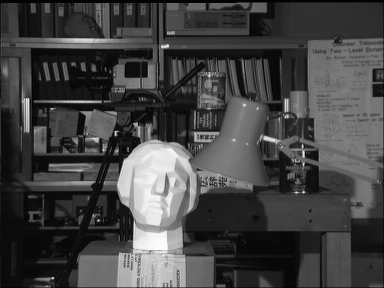
#> input picture 三维重建/tsukuba_l.png, 384 x 288 px
$ python NCC.py   (older library calls are emulated)
#> lines starting #> are read from the running program, lines starting #| are printed output that depends on the picture
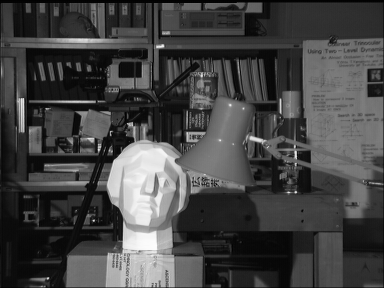
#> input picture 三维重建/tsukuba_r.png, 384 x 288 px
# -*- coding: utf-8 -*-
from PIL import Image
from pylab import *
import cv2
from numpy import *
from numpy.ma import array
import scipy.ndimage
def plane_sweep_ncc(im_l,im_r,start,steps,wid):
    """ 使用归一化的互相关计算视差图像 """
#> called with start = 4, steps = 12, wid = 9
    m,n = im_l.shape
#> m = 288; n = 384
    # 保存不同求和值的数组
    mean_l = zeros((m,n))
    mean_r = zeros((m,n))
    s = zeros((m,n))
    s_l = zeros((m,n))
    s_r = zeros((m,n))
    # 保存深度平面的数组
    dmaps = zeros((m,n,steps))
    # 计算图像块的平均值
    scipy.ndimage.uniform_filter(im_l,wid,mean_l)
    scipy.ndimage.uniform_filter(im_r,wid,mean_r)
    # 归一化图像
    norm_l = im_l - mean_l
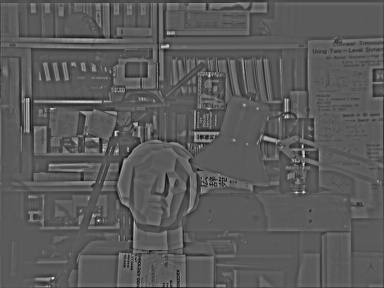
#> norm_l: shape (288, 384) float64; min -103.4, max 187.8, mean 0; drawn with min black and max white
    norm_r = im_r - mean_r
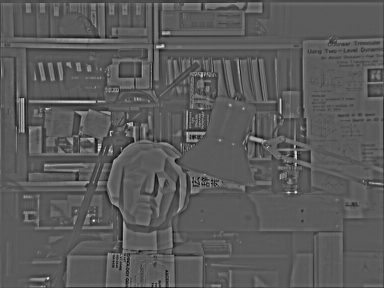
#> norm_r: shape (288, 384) float64; min -101.9, max 184.4, mean 0; drawn with min black and max white
    # 尝试不同的视差
    for displ in range(steps):
        # 将左边图像移动到右边，计算加和
        scipy.ndimage.uniform_filter(np.roll(norm_l, -displ - start) * norm_r, wid, s) # 和归一化
        scipy.ndimage.uniform_filter(np.roll(norm_l, -displ - start) * np.roll(norm_l, -displ - start), wid, s_l)
        scipy.ndimage.uniform_filter(norm_r*norm_r,wid,s_r) # 和反归一化
        # 保存 ncc 的分数
        dmaps[:,:,displ] = s / sqrt(s_l * s_r)
        # 为每个像素选取最佳深度
    return np.argmax(dmaps, axis=2)
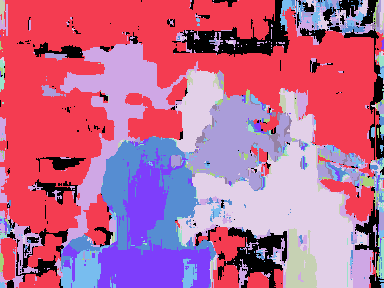
#> returned value: shape (288, 384) int64; 12 distinct labels, from 0 to 11; one colour per label, 0 black

def plane_sweep_gauss(im_l,im_r,start,steps,wid):
 """ 使用带有高斯加权周边的归一化互相关计算视差图像 """
 m,n = im_l.shape
 # 保存不同加和的数组
 mean_l = zeros((m,n))
 mean_r = zeros((m,n))
 s = zeros((m,n))
 s_l = zeros((m,n))
 s_r = zeros((m,n))
 # 保存深度平面的数组
 dmaps = zeros((m,n,steps))
 # 计算平均值
 scipy.ndimage.gaussian_filter(im_l,wid,0,mean_l)
 scipy.ndimage.gaussian_filter(im_r,wid,0,mean_r)
 # 归一化图像
 norm_l = im_l - mean_l
 norm_r = im_r - mean_r
 # 尝试不同的视差
 for displ in range(steps):
     # 将左边图像移动到右边，计算加和
     scipy.ndimage.gaussian_filter(np.roll(norm_l, -displ - start) * norm_r, wid, 0, s) # 和归一化
     scipy.ndimage.gaussian_filter(np.roll(norm_l, -displ - start) * np.roll(norm_l, -displ - start), wid, 0, s_l)
     scipy.ndimage.gaussian_filter(norm_r*norm_r,wid,0,s_r) # 和反归一化
     # 保存 ncc 的分数
     dmaps[:,:,displ] = s / np.sqrt(s_l * s_r)
 # 为每个像素选取最佳深度
 return np.argmax(dmaps, axis=2)

im_l = array(Image.open('tsukuba_l.png').convert('L'), 'f')
im_r = array(Image.open('tsukuba_r.png').convert('L'),'f')
# 开始偏移，并设置步长
steps = 12
start = 4
# ncc 的宽度
width = 9
res = plane_sweep_ncc(im_l,im_r,start,steps,width)
import scipy.misc
plt.imsave('Depth_NCC.jpg',res)
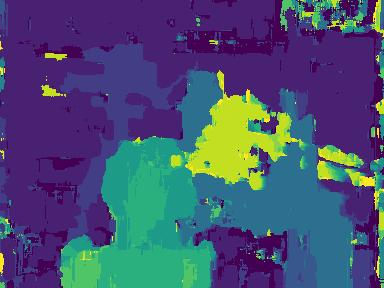
#> saved as Depth_NCC.jpg: shape (288, 384, 3); mean R, G, B 71.5, 80.7, 114.5
